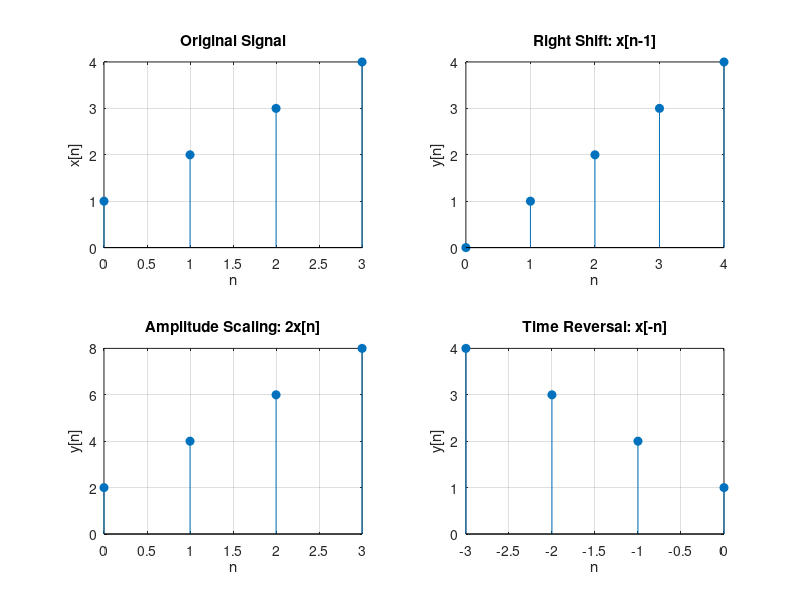

Reproduce this figure in MATLAB. (Note: this script raises an error after producing the figure.)
clc;
clear;
close all;

% Original signal
x = [1 2 3 4];
n = 0:3;

% 1. Time Shifting (Right Shift)
n1 = 0:4;
y1 = [0 x];

% 2. Amplitude Scaling
y2 = 2*x;
n2 = n;

% 3. Time Reversal
y3 = fliplr(x);
n3 = -3:0;

% Plot Original Signal
subplot(2,2,1);
stem(n,x,'filled');
title('Original Signal');
xlabel('n');
ylabel('x[n]');
grid on;

% Plot Time Shifting
subplot(2,2,2);
stem(n1,y1,'filled');
title('Right Shift: x[n-1]');
xlabel('n');
ylabel('y[n]');
grid on;

% Plot Amplitude Scaling
subplot(2,2,3);
stem(n2,y2,'filled');
title('Amplitude Scaling: 2x[n]');
xlabel('n');
ylabel('y[n]');
grid on;

% Plot Time Reversal
subplot(2,2,4);
stem(n3,y3,'filled');
title('Time Reversal: x[-n]');
xlabel('n');
ylabel('y[n]');
grid on;

sgtitle('Discrete-Time Signal Operations');
